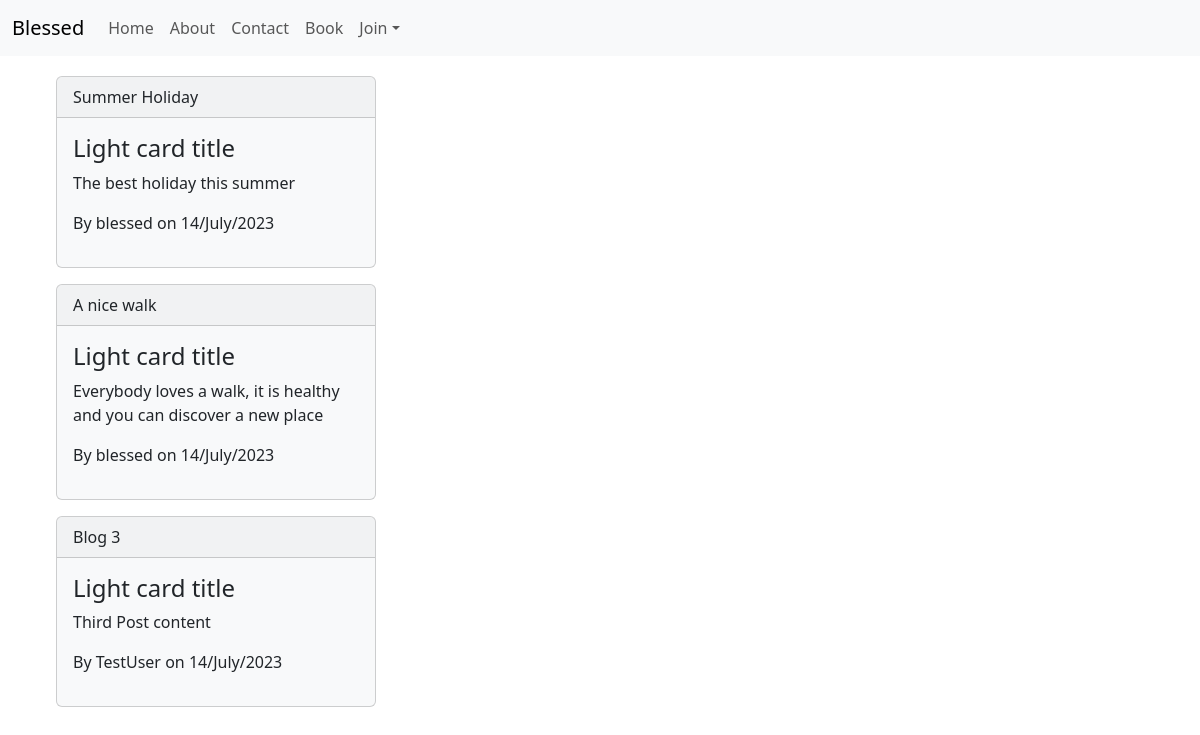
The app's page /, older data.
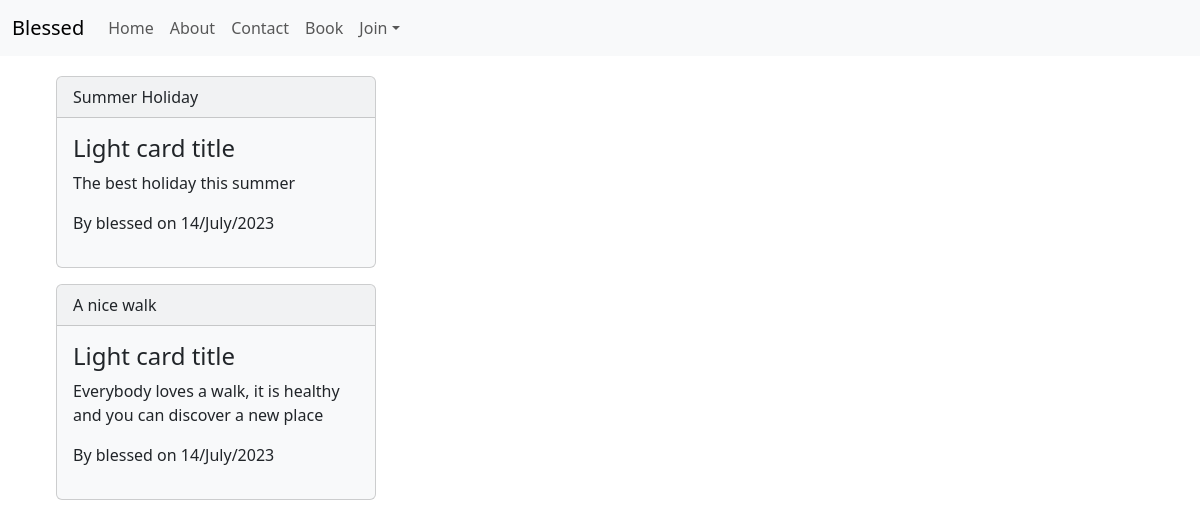
The same page, newer data.
### website/models.py (models this page shows, shortened)
class New(models.Model):
    title = models.CharField(max_length=40)
    content = models.TextField()
    date_created = models.DateTimeField(default=timezone.now)
    author = models.ForeignKey(User, on_delete=models.CASCADE)

### website/views.py (the view)
# urls.py: path('', views.index, name='website-index'),
def index(request):
    context = {
        'news': New.objects.all()
    }
    return render(request, 'website/index.html', context)

### website/templates/website/index.html
{% extends "website/base.html" %}
{% block content %}
{% for news in news %}
<div class="container">
<div class="card bg-light mb-3" style="max-width: 20rem;">
    <div class="card-header">{{ news.title }}</div>
    <div class="card-body">
      <h4 class="card-title">Light card title</h4>
      <p class="card-text">{{ news.content }}</p>
      <p>By {{ news.author }} on {{ news.date_created|date:"d/N/Y" }}</p>
    </div>
  </div>
</div>
    {% endfor %}
{% endblock content%}

### website/templates/website/base.html (shortened to what this page needs)
{% load static %}
<!DOCTYPE html>
<html lang="en">
  <head>
    <link href="https://cdn.jsdelivr.net/npm/bootstrap@5.3.0/dist/css/bootstrap.min.css" rel="stylesheet">
    <link rel="stylesheet" type="text/css" href="{% static 'website/css/styles.css' %}">
  </head>
  <body>
    <nav class="navbar navbar-expand-md bg-light" data-bs-theme="light">
        <div class="container-fluid">
          <a class="navbar-brand" href="{% url 'website-index' %}">Blessed</a>
          <div class="collapse navbar-collapse" id="navbarColor03">
            <ul class="navbar-nav me-auto">
              <li class="nav-item">
                <a class="nav-link" href="{% url 'website-index' %}">Home</a>
              </li>
              <li class="nav-item">
                <a class="nav-link" href="#">About</a>
              </li>
              <li class="nav-item">
                <a class="nav-link" href="{% url 'website-contact' %}">Contact</a>
              </li>
              <li class="nav-item">
                <a class="nav-link" href="#">Book</a>
              </li>
              <li class="nav-item dropdown">
                <a class="nav-link dropdown-toggle" data-bs-toggle="dropdown" href="#" role="button" aria-haspopup="true" aria-expanded="false">Join</a>
              </li>
            </ul>
          </div>
        </div>
      </nav>
    <div class="container">
        <div class="row justify-content-center my-3">
   <div class="row">
            <div  class="col-sm-12 g-1">
                    {% block content %}
                    {% endblock %}
            </div>
         </div>
        </div>
    </div>

Row changes from the older to the newer data that the page shows:
removed New: title "Blog 3", content "Third Post content", author "TestUser", date_created "14/July/2023"
